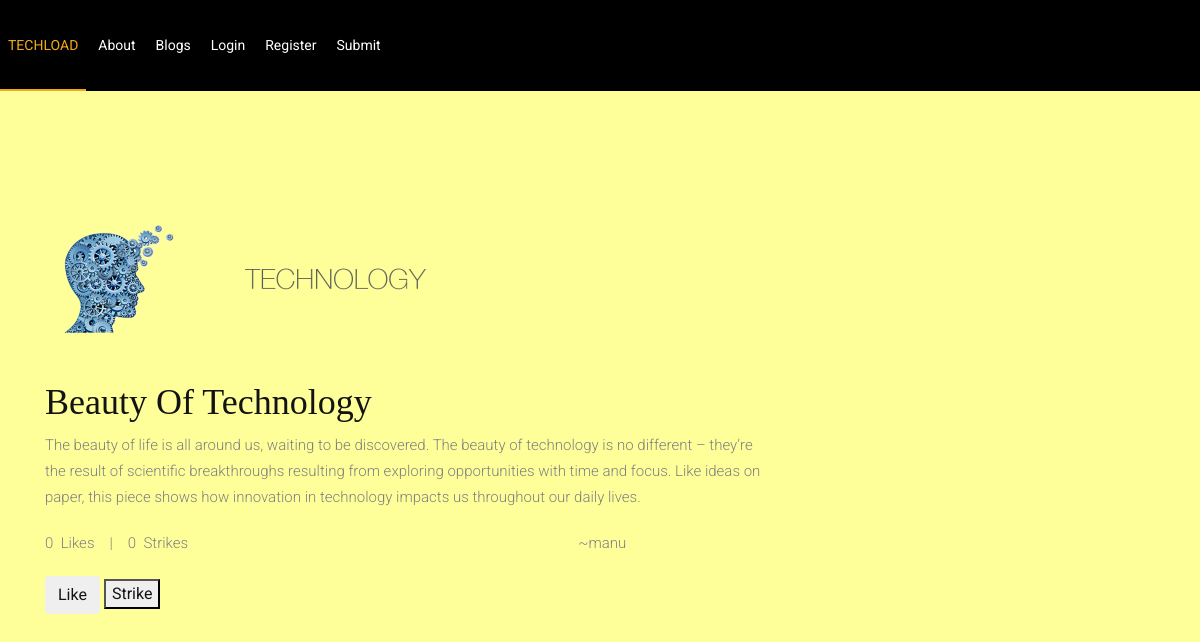
Screenshot of /accounts/post/6/ with the database file from the repository.
### accounts/models.py (models this page shows, shortened)
class Post(models.Model):
    title = models.CharField(max_length=100)
    content = models.TextField()
    date_posted = models.DateTimeField(default=timezone.now)
    author = models.ForeignKey(User, on_delete=models.CASCADE)
    genre=models.CharField(max_length=100,default='')
    Likes=models.ManyToManyField(User,blank=True,related_name='likes')
    report=models.ManyToManyField(User,blank=True,related_name='report')
    def get_totol(self):
        return self.Likes.count()
    def get_total_report(self):
        return self.report.count()

### accounts/views.py (the view, shortened to what this page needs)
# urls.py: path("post/<int:pk>/",PostDetailView.as_view(),name="post"),
class PostDetailView(View):
    def get(self,request,*args,**kwargs):
        post=Post.objects.get(pk=kwargs['pk'])
        show=False
        show1=True
        if post.author==request.user:
            show=True
            show1=False
        return render(request,'blog_details.html',{'post':post,'show':show,'show1':show1})

### templates/blog_details.html (shortened to what this page needs)
{%extends 'base.html'%}
{%load static %}
    {%block content%}
   <section class="blog_area single-post-area section-padding">
      <div class="container">
         <div class="row">
            <div class="col-lg-8 posts-list">
               <div class="single-post">
                  <div class="feature-img">
                     <img class="img-fluid" src="img/blog/single_blog_1.png" alt="">
                  </div>
                  <div class="blog_details">
                     <h1>{{post.title}}</h1>
                        <p>{{post.content}}</p>
                        <p>{{post.get_totol}}&nbsp; Likes&emsp;|&emsp;{{post.get_total_report}}&nbsp; Strikes&emsp;&emsp;&emsp;&emsp;&emsp;&emsp;&emsp;&emsp;&emsp;&emsp;&emsp;&emsp;&emsp;&emsp;&emsp;&emsp;&emsp;&emsp;&emsp;&emsp;&emsp;&emsp;&emsp;&emsp;&emsp;&emsp;~{{post.author}}</p>
                     <a href="{%url 'like' post.id %}"><button class="btn btn-6 btn-6d" >Like</button></a>
                    {%if show1%}
                        <a href="{%url 'report' post.id %}"><button type="button">Strike</button></a>
                     {%endif%}
                    <br>
                  </div>
               </div>
{%endblock%}

### templates/base.html (shortened to what this page needs)
{%load static%}
<!doctype html>
<html class="no-js" lang="zxx">
<head>
    <link rel="stylesheet" href="{%static 'css/bootstrap.min.css'%}">
    <link rel="stylesheet" href="{%static 'css/owl.carousel.min.css'%}">
    <link rel="stylesheet" href="{%static 'css/magnific-popup.css'%}">
    <link rel="stylesheet" href="{%static 'css/font-awesome.min.css'%}">
    <link rel="stylesheet" href="{%static 'css/themify-icons.css'%}">
    <link rel="stylesheet" href="{%static 'css/nice-select.css'%}">
    <link rel="stylesheet" href="{%static 'css/flaticon.css'%}">
    <link rel="stylesheet" href="{%static 'css/animate.css'%}">
    <link rel="stylesheet" href="{%static 'css/slicknav.css'%}">
    <link rel="stylesheet" href="{%static 'css/style.css'%}">
</head>
<body style="background-color: #FFFF99">
    <header>
        <div class="header-area ">
            <div id="sticky-header" class="main-header-area white-bg">
                            <div class="main-menu  d-none d-lg-block">
                                <nav>
                                    <ul id="navigation">
                                        <li><a class="active" href="{%url 'index'%}">TECHLOAD</a></li>
                                        <li><a href="{%url 'about'%}">About</a></li>
                                        <li><a href="{%url 'blogs'%}">Blogs </a></li>
                                        {%if user.is_authenticated%}
                                        <li><p style="color: bisque;">Hello, {{user.first_name}}</p></li>
                                        <li><a href="{%url 'logout'%}">Logout</a></li>
                                        {%else%}
                                        <li><a href="{%url 'login'%}">Login</a></li>
                                        <li><a href="{%url 'register'%}">Register</a></li>
                                        {%endif%}
                                        <li><a href="{%url 'submit'%}">Submit</a></li>
                                    </ul>
                                </nav>
                            </div>
                        </div>
                </div>
    </header>
        {%block content%}
        {%endblock%}
    </body>
    </html>

### rows the page displays
Post: title "Beauty Of Technology", content "The beauty of life is all around us, waiting to be discovered. The beauty of technology is no different – they’re the result of scientific breakthroughs resulting from exploring opportunities with time and focus. Like ideas on paper, this piece shows how innovation in technology impacts us throughout our daily lives.", get_totol "0", get_total_report "0", author "manu"
